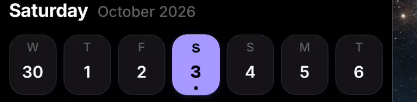
#> input picture mobile/assets/image.png, 417 x 102 px
$ python clean_bg_simple.py assets/image.png assets/body_3d_anatomy.png
#> lines starting #> are read from the running program, lines starting #| are printed output that depends on the picture
import sys
from PIL import Image

def remove_dark_bg(input_path, output_path, threshold=40):
#> called with input_path = 'assets/image.png', output_path = 'assets/body_3d_anatomy.png', threshold = 40
    print(f"Loading {input_path}")
    img = Image.open(input_path).convert("RGBA")
#> img is the input picture: PIL image 417x102 RGBA; mean R, G, B, A 27, 25.1, 33.9, 255
    data = img.getdata()

    new_data = []
    for item in data:
        # Check if pixel is dark (r, g, b are all below threshold)
        if item[0] < threshold and item[1] < threshold and item[2] < threshold:
            new_data.append((0, 0, 0, 0)) # Fully transparent
        else:
            new_data.append(item)
#> after the loop, new_data = 42534 items

    img.putdata(new_data)
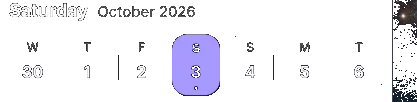
#> img: PIL image 417x102 RGBA; mean R, G, B, A 17.6, 16.7, 23.1, 33.6; transparent parts drawn white
    img.save(output_path, "PNG")
    print(f"Saved to {output_path}")

if __name__ == "__main__":
    remove_dark_bg(sys.argv[1], sys.argv[2])
